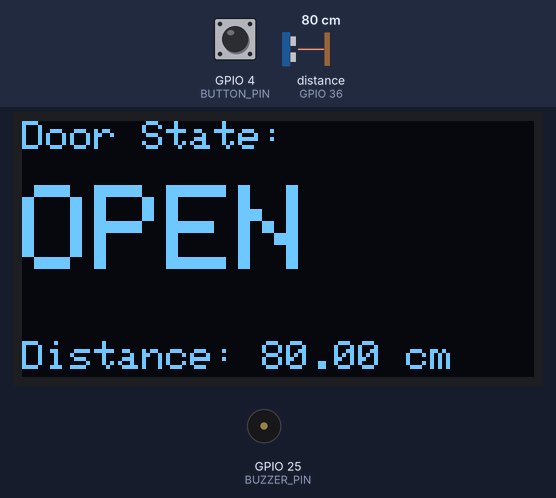
Bench run of a sketch on a simulated ESP32. Shown: 128×64 one-colour display, buzzer (waves = sounding, pin HIGH). The inputs (shaded band) are chosen by the test bench; at power-on: distance to the obstacle (sensor on GPIO 36) 80 cm, GPIO 4 (BUTTON_PIN) HIGH. The echo pulse lasts 58.3 µs per cm; what the sketch prints to the serial monitor is not drawn.

Above: at 4.1 s.
4.2 s: distance to the obstacle (sensor on GPIO 36) set to 250 cm
At 6.1 s:
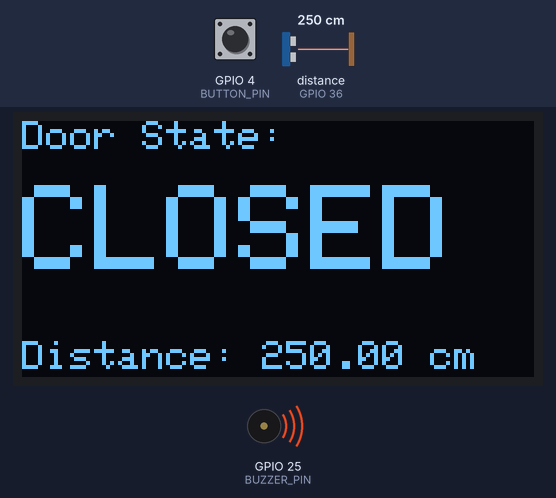
6.6 s: GPIO 4 (BUTTON_PIN) pulled LOW for 0.15 s
At 7.7 s:
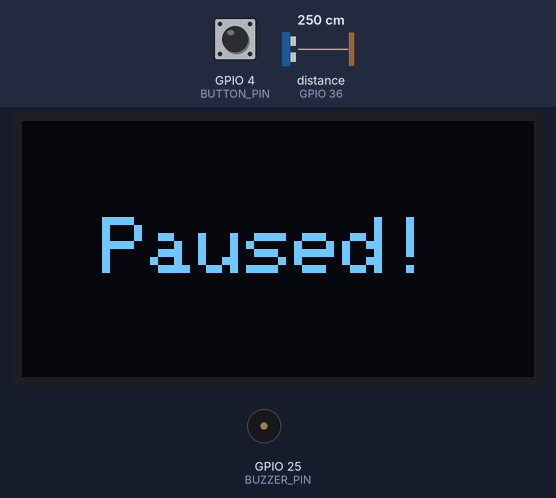
8.7 s: GPIO 4 (BUTTON_PIN) pulled LOW for 1 s
At 10.6 s:
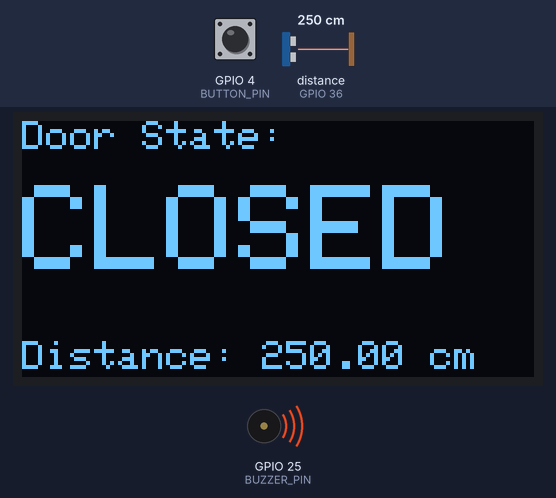
11.2 s: distance to the obstacle (sensor on GPIO 36) set to 2 cm
At 12.4 s:
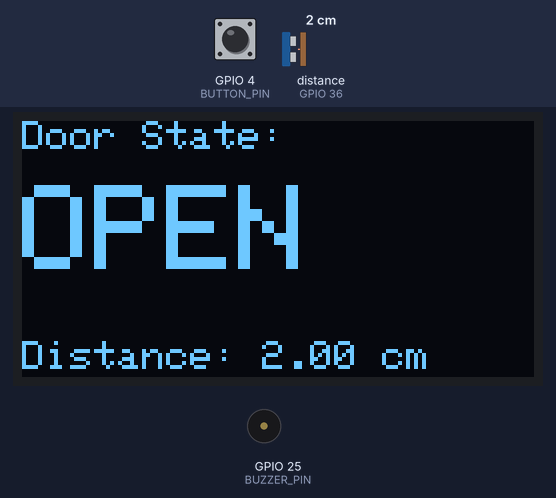
12.8 s: distance to the obstacle (sensor on GPIO 36) set to 4 cm
At 14.6 s:
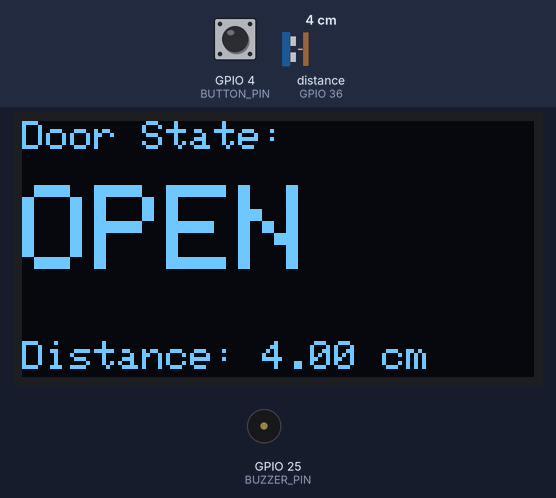
14.9 s: GPIO 4 (BUTTON_PIN) pulled LOW for 3.2 s
At 15.9 s:
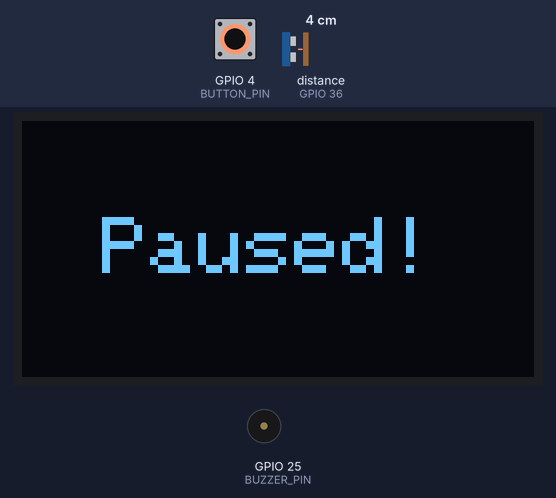
Timing chart, 0 to 17.9 s (numbered marks = the images above; inputs shaded):
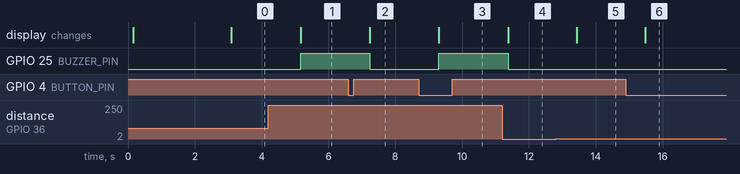

Measured:
- after the input at 4.2 s, GPIO 25 (BUZZER_PIN): LOW → HIGH after 0.97 s; the display: changes after 0.97 s (image 1)
- after the input at 6.6 s, GPIO 25 (BUZZER_PIN): HIGH → LOW after 0.63 s; the display: first differs from a run without the input after 0.63 s (image 2)
- after the input at 8.7 s, GPIO 25 (BUZZER_PIN): LOW → HIGH after 0.60 s; the display: changes after 0.60 s (image 3)
- after the input at 11.2 s, GPIO 25 (BUZZER_PIN): HIGH → LOW after 0.18 s; the display: changes after 0.18 s (image 4)
- after the input at 12.8 s, the display: changes after 0.63 s (image 5)
- after the input at 14.9 s, the display: changes after 0.59 s (image 6)

The sketch:

ruit_ESP32_Feather_V2_-_Distance_Sensor_with_Adafruit_IO_IoT.ino
```cpp
//----------------------------------------------------------------
// Adafruit ESP32 Feather V2 HC-SR04 Distance Sensor (Adafruit IO IoT)
//
// Vincent Tjoa
// September 11, 2025

#include <WiFi.h>
#include <AdafruitIO_WiFi.h>
#include <HCSR04.h>
#include <Adafruit_GFX.h>
#include <Adafruit_SSD1306.h>
#include <Wire.h>

// Wi-Fi credentials
#define WIFI_SSID "xxxxx" //WiFi SSID
#define WIFI_PASS "xxxxx" //WiFi Password

// Adafruit IO credentials
#define IO_USERNAME "xxxxx" //change this to Adafruit IO username
#define IO_KEY "xxxxx" //change this to Adafruit IO key

// Adafruit IO instance
AdafruitIO_WiFi io(IO_USERNAME, IO_KEY, WIFI_SSID, WIFI_PASS);

// Feeds
AdafruitIO_Feed *distance_feed = io.feed("distance");

// OLED setup
#define SCREEN_WIDTH 128
#define SCREEN_HEIGHT 64
#define OLED_RESET -1
Adafruit_SSD1306 display(SCREEN_WIDTH, SCREEN_HEIGHT, &Wire, OLED_RESET);

// Pin setup
#define BUTTON_PIN 4
#define BUZZER_PIN 25
HCSR04 hc(5, 36); // trig, echo

unsigned long pauseStartTime = 0;
bool isPaused = false;
bool lastButtonState = HIGH;

unsigned long lastMillis = 0;
const unsigned long interval = 1000; // 1 sec

void setup() {
  Serial.begin(115200);
  delay(100);

  // Pin modes
  pinMode(BUTTON_PIN, INPUT_PULLUP);
  pinMode(BUZZER_PIN, OUTPUT);

  // OLED init
  if (!display.begin(SSD1306_SWITCHCAPVCC, 0x3C)) {
    Serial.println(F("SSD1306 allocation failed"));
    while (true);
  }

  // Initial screen
  display.clearDisplay();
  display.setTextSize(1);
  display.setTextColor(SSD1306_WHITE);
  display.setCursor(30, 25);
  display.println("Door Security");
  display.setCursor(50, 35);
  display.println("Module");
  display.display();
  delay(1000);

  // Connect to Adafruit IO
  io.connect();
  while(io.status() < AIO_CONNECTED) {
    Serial.print(".");
    io.run();
    delay(500);
  }
  Serial.println("\nConnected to Adafruit IO!");
}

void loop() {
  io.run(); // keep Adafruit IO connection alive

  // Button state
  bool currentButtonState = digitalRead(BUTTON_PIN);
  if (lastButtonState == HIGH && currentButtonState == LOW) {
    isPaused = !isPaused;
    Serial.println(isPaused ? "Paused!" : "Resumed!");
    delay(200);
  }
  lastButtonState = currentButtonState;

  if (millis() - lastMillis >= interval) {
    lastMillis = millis();

    if (!isPaused) {
      float distance = hc.dist();
      if(distance == 0) distance = 400;

      String doorState = (distance < 120.0) ? "OPEN" : "CLOSED";

      // OLED display
      display.clearDisplay();
      display.setCursor(0, 0);
      display.setTextSize(1);
      display.println("Door State:");
      display.setTextSize(3);
      display.setCursor(0, 16);
      display.print(doorState);
      display.setTextSize(1);
      display.setCursor(0, 55);
      display.print("Distance: ");
      display.print(distance, 2);
      display.print(" cm");
      display.display();

      // Serial output
      Serial.printf("Distance: %.2f cm\n", distance);
      Serial.println("Door: " + doorState);

      // Buzzer
      digitalWrite(BUZZER_PIN, (distance > 120.0) ? HIGH : LOW);

      // Send to Adafruit IO
      distance_feed->save(distance);
    } else {
      display.clearDisplay();
      display.setTextSize(2);
      display.setCursor(20, 24);
      display.println("Paused!");
      display.display();
      digitalWrite(BUZZER_PIN, LOW);
    }
  }
}
```
